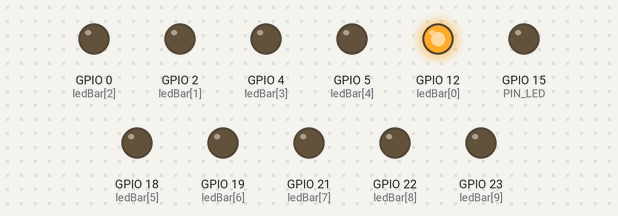
Simulated run of this sketch. Board: ESP32. On the bench: output pins drawn as LEDs (lit = HIGH).

Above: at 0.05 s.
At 0.35 s:
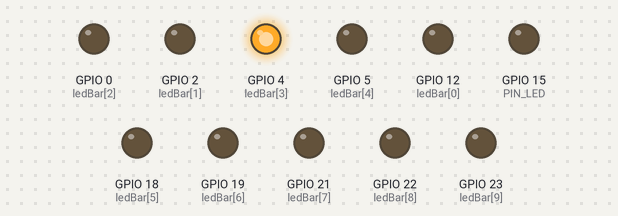
At 0.75 s:
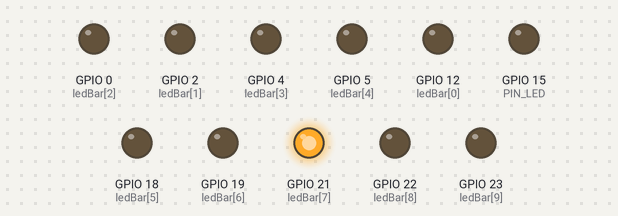
At 1.45 s:
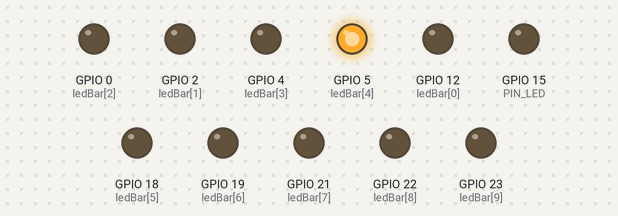
At 2.15 s:
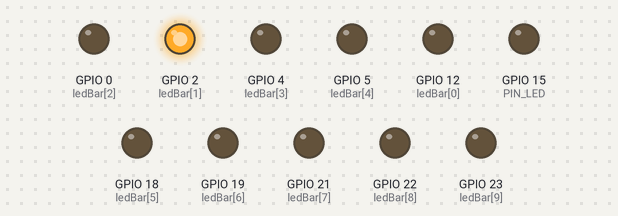
At 2.85 s:
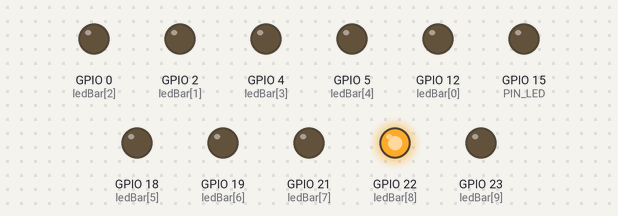
Timing chart, 0 to 3.1 s (numbered marks = the images above):
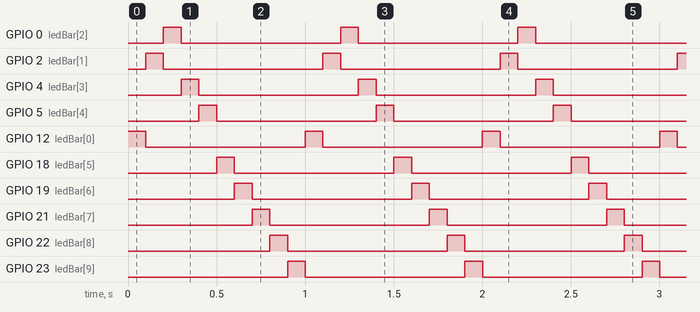

Measured:
- by itself, GPIO 0 (ledBar[2]), GPIO 2 (ledBar[1]), GPIO 4 (ledBar[3]), GPIO 5 (ledBar[4]), GPIO 12 (ledBar[0]), GPIO 18 (ledBar[5]), GPIO 19 (ledBar[6]), GPIO 21 (ledBar[7]), GPIO 22 (ledBar[8]), GPIO 23 (ledBar[9]): alternates HIGH for 0.10 s and LOW for 0.90 s
- by itself, everything shown: repeats every 1.0 s, in 10 steps

The sketch:

ledbar.c.ino
```cpp
/**********************************************************************
* Filename    : Blink
* Description : Make an led blinking.
* Auther      : www.freenove.com
* Modification: 2020/07/11
**********************************************************************/
#define PIN_LED  15
#define PIN_BUTTON  13
byte ledBar[] = {12,2,0,4,5,18,19,21,22,23};
byte ledOnPtr = 0;
//
// the setup function runs once when you press reset or power the board
void setup() {
  // initialize digital pin PIN_LED as an output.
  pinMode(PIN_LED, OUTPUT);
  pinMode(PIN_BUTTON, INPUT);
  // ledbar
  for (int pin=0; pin<sizeof(ledBar); pin++ ) {
    pinMode( ledBar[ pin ], OUTPUT );
  }
}

// the loop function runs over and over again forever
void loop() {
  for (int pin=0; pin<sizeof(ledBar); pin++ ) {
    if( pin==ledOnPtr ) {
      setLed( ledBar[pin] );
    } else {
      clearLed( ledBar[pin] );
    }
  }
  delay( 100 );
  ledOnPtr++;
  if( ledOnPtr>=sizeof(ledBar) ) { ledOnPtr=0; }
  //while (digitalRead( PIN_BUTTON )==HIGH) {}
  //toggleLed( PIN_LED );
  //delay( 20 );
  //while (digitalRead( PIN_BUTTON )==LOW) {}
  //delay( 20 );
}
//
void setLed( int pin ) {
  digitalWrite( pin, HIGH);
}
//
void clearLed( int pin ) {
  digitalWrite( pin, LOW);
}
//
void toggleLed( int pin ) {
  digitalWrite( pin, !digitalRead( pin ));
}
```
